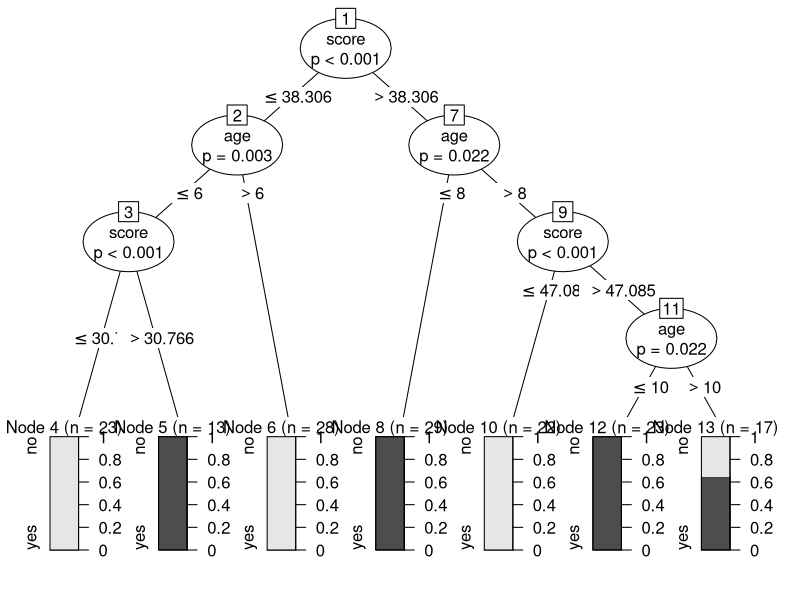

Recreate this plot in R.
# Load the party package. It will automatically load other dependent packages.
library(party)

# Create the input data frame.
input.dat <- readingSkills[c(1:155),]
print(head(readingSkills))
# Give the chart file a name.
jpeg(file = "decision_tree1.jpeg")

# Create the tree.
output.tree <- ctree(
  nativeSpeaker ~ age + shoeSize + score, 
  data = input.dat)
# Plot the tree.
plot(output.tree)

# Save the file.
dev.off()
